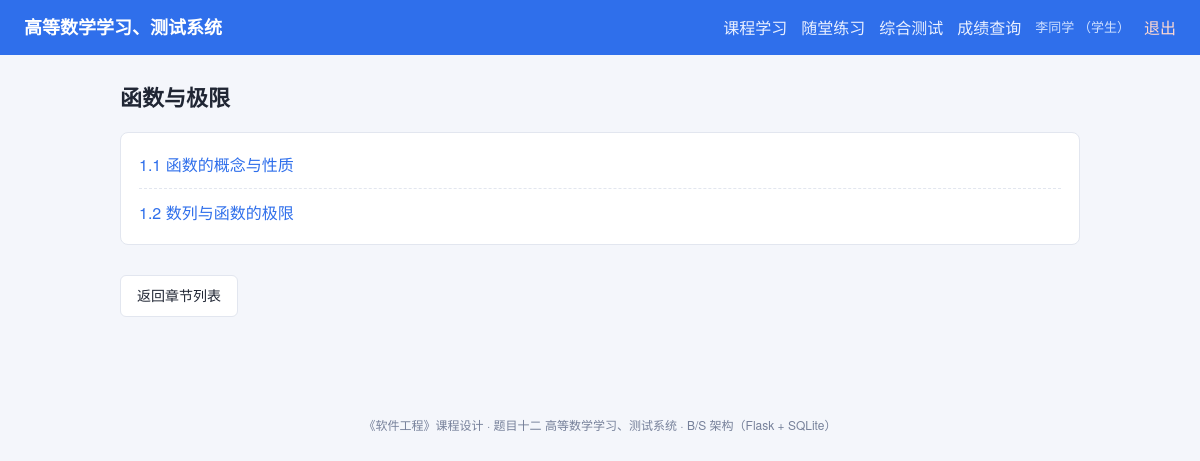
Screenshot of /learning/chapter/1 (signed in) with the database file from the repository.
### tables this page shows
CREATE TABLE user (
    id            INTEGER PRIMARY KEY AUTOINCREMENT,
    username      TEXT UNIQUE NOT NULL,
    password_hash TEXT NOT NULL,
    role          TEXT NOT NULL DEFAULT 'student',   -- student / teacher / admin
    real_name     TEXT,
    created_at    TEXT DEFAULT (datetime('now','localtime'))
);

CREATE TABLE chapter (
    id         INTEGER PRIMARY KEY AUTOINCREMENT,
    name       TEXT NOT NULL,
    sort_order INTEGER DEFAULT 0
);

CREATE TABLE lesson (
    id         INTEGER PRIMARY KEY AUTOINCREMENT,
    chapter_id INTEGER NOT NULL,
    title      TEXT NOT NULL,
    content    TEXT,
    sort_order INTEGER DEFAULT 0,
    FOREIGN KEY (chapter_id) REFERENCES chapter(id)
);

### app.py (the view)
    @app.route("/learning/chapter/<int:cid>")
    @login_required
    def learning_chapter(cid):
        db = get_db()
        chapter = db.execute("SELECT * FROM chapter WHERE id=?", (cid,)).fetchone()
        if not chapter:
            abort(404)
        lessons = db.execute(
            "SELECT * FROM lesson WHERE chapter_id=? ORDER BY sort_order, id", (cid,)
        ).fetchall()
        return render_template("learning_chapter.html", chapter=chapter, lessons=lessons)

### app.py (called while the page is built)
def current_user():
    if "user_id" not in session:
        return None
    if getattr(g, "_current_user", None) is None:
        row = get_db().execute(
            "SELECT * FROM user WHERE id=?", (session["user_id"],)
        ).fetchone()
        g._current_user = row
    return g._current_user

def login_required(view):
    @wraps(view)
    def wrapped(*args, **kwargs):
        if current_user() is None:
            flash("请先登录", "warning")
            return redirect(url_for("login"))
        return view(*args, **kwargs)
    return wrapped

### db.py (called while the page is built)
def get_db():
    if "db" not in g:
        g.db = sqlite3.connect(current_app.config["DATABASE"])
        g.db.row_factory = sqlite3.Row
        g.db.execute("PRAGMA foreign_keys = ON")
    return g.db

### templates/learning_chapter.html (shortened to what this page needs)
{% extends "base.html" %}
{% block content %}
<h2>{{ chapter['name'] }}</h2>
<ul class="lesson-list">
  {% for l in lessons %}
    <li><a href="{{ url_for('learning_lesson', lid=l['id']) }}">{{ l['title'] }}</a></li>
  {% else %}
    <li class="muted">该章节暂无课节</li>
  {% endfor %}
</ul>
<p><a class="btn" href="{{ url_for('learning') }}">返回章节列表</a></p>
{% endblock %}

### templates/base.html (shortened to what this page needs)
<!DOCTYPE html>
<html lang="zh-CN">
<head>
  <link rel="stylesheet" href="{{ url_for('static', filename='style.css') }}">
</head>
<body>
<header class="topbar">
  <div class="brand"><a href="{{ url_for('index') }}">高等数学学习、测试系统</a></div>
  <nav class="nav">
    {% if current_user %}
      <a href="{{ url_for('learning') }}">课程学习</a>
      <a href="{{ url_for('practice') }}">随堂练习</a>
      <a href="{{ url_for('test_form') }}">综合测试</a>
      <a href="{{ url_for('scores') }}">成绩查询</a>
      <span class="user-info">{{ current_user['real_name'] or current_user['username'] }}
        （{% if current_user['role']=='admin' %}管理员{% elif current_user['role']=='teacher' %}教师{% else %}学生{% endif %}）
      </span>
      <a class="logout" href="{{ url_for('logout') }}">退出</a>
    {% else %}
      <a href="{{ url_for('login') }}">登录</a>
      <a href="{{ url_for('register') }}">注册</a>
    {% endif %}
  </nav>
</header>
<main class="container">
  {% block content %}{% endblock %}
</main>
<footer class="footer">
  《软件工程》课程设计 · 题目十二 高等数学学习、测试系统 · B/S 架构（Flask + SQLite）
</footer>
</body>
</html>

### static/style.css (style rules this page uses)
:root { --primary: #2f6feb; --primary-dark: #1f56c4; --bg: #f4f6fb; --card: #ffffff; --border: #e2e6ef; --text: #202634; --muted: #76809a; --green: #1a9e6a; --red: #d8452f; }
* { box-sizing: border-box; }
body { margin: 0; font-family: "Microsoft YaHei", "PingFang SC", "Helvetica Neue", Arial, sans-serif; background: var(--bg); color: var(--text); line-height: 1.7; }
a { color: var(--primary); text-decoration: none; }
.topbar { display: flex; align-items: center; justify-content: space-between; flex-wrap: wrap; gap: 8px; padding: 12px 24px; background: var(--primary); color: #fff; }
.topbar .brand a { color: #fff; font-size: 18px; font-weight: 700; }
.nav { display: flex; align-items: center; flex-wrap: wrap; gap: 14px; }
.nav a { color: #eaf0ff; }
.nav .user-info { color: #cfe0ff; font-size: 13px; }
.nav .logout { color: #ffd9d0; }
.container { max-width: 1000px; margin: 24px auto; padding: 0 20px 40px; }
h2 { font-size: 22px; margin: 8px 0 16px; }
.btn { display: inline-block; padding: 8px 16px; border-radius: 6px; border: 1px solid var(--border); background: #fff; color: var(--text); cursor: pointer; font-size: 14px; margin-top: 14px; }
.lesson-list { background: var(--card); border: 1px solid var(--border); border-radius: 8px; padding: 8px 18px; list-style: none; }
.lesson-list li { padding: 10px 0; border-bottom: 1px dashed var(--border); }
.lesson-list li:last-child { border-bottom: none; }
.footer { text-align: center; color: var(--muted); font-size: 12px; padding: 18px; }

### rows the page displays
user: real_name "李同学"
chapter: name "函数与极限"
lesson: title "1.1 函数的概念与性质"
lesson: title "1.2 数列与函数的极限"
